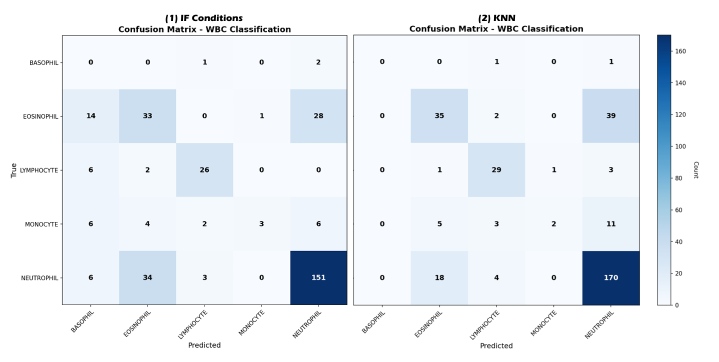
#> input picture images/confusion_matrix_wbc.png, 1438 x 724 px, given in place of the camera (shown at 1/2 size)
$ python main.py
#> lines starting #> are read from the running program, lines starting #| are printed output that depends on the picture
### gestures/capture.py
"""
File: capture.py
----------------
Goal:
    Handle all webcam-related operations.
    This file is responsible ONLY for initializing the camera and
    capturing video frames in real time.

Pipeline Stage:
    Phase 1 — Video Input & Calibration

Inputs:
    - Camera index (default = 0 for internal webcam)

Outputs:
    - Video frame (BGR image) captured from the webcam

Notes:
    - No image processing, hand detection, or gesture logic is done here.
    - This separation allows the capture module to be reused or replaced
      (e.g., video file instead of webcam) without affecting other stages.
"""


import cv2
import numpy as np


def initialize_camera(index=0):
    """
        0 here referes to default webcam
        1 - external webcam
        2 - another camer
        also a video can be added
    """

    cap = cv2.VideoCapture(index, cv2.CAP_MSMF)

    if not cap.isOpened():
        raise RuntimeError("Error: Cannot open camera")

    return cap


def get_frame(cap):
    """
        this capture a single image from camera
        ret - boolen tells if it is catpured correctly or not
        frame - the actual image captured
    """
    ret, frame = cap.read()
#> frame is the input picture: shape (724, 1438, 3); mean B, G, R 244.9, 239.2, 233.8

    if not ret:
        print("Failed to grab frame")
        return None

    frame = cv2.resize(frame, (640, 480))
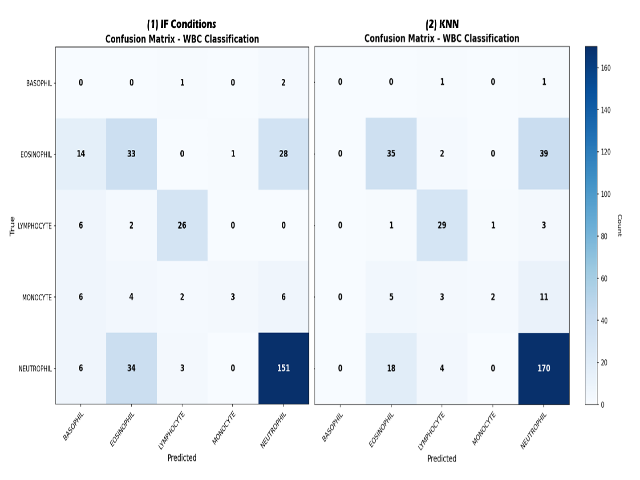
#> frame: shape (480, 640, 3); mean B, G, R 245, 239.3, 233.9
    frame = cv2.flip(frame, 1)
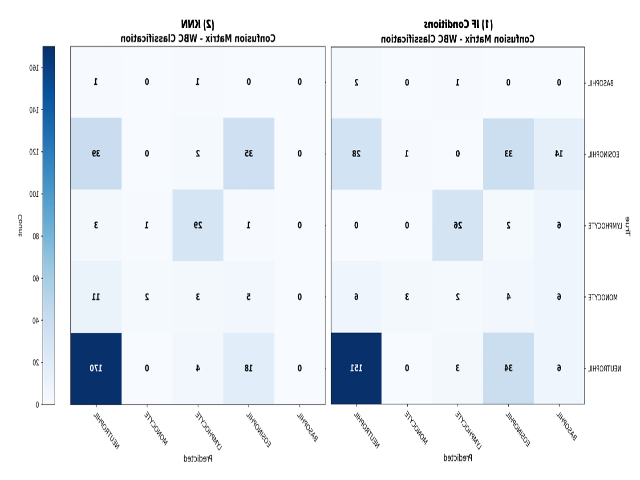
#> frame: shape (480, 640, 3); mean B, G, R 245, 239.3, 233.9
    return frame

### gestures/detect_hand.py
"""
File: detect_hand.py
--------------------
Goal:
    Detect the user's hand region in a video frame using
    color-based skin segmentation and contour detection.

Pipeline Stage:
    Phase 2 — Hand Detection

Inputs:
    - frame: A single BGR image captured from the webcam

Outputs:
    - mask: Binary image representing detected skin regions
    - hand_contour: The largest contour assumed to be the hand
      (None if no hand is detected)

Methods Used:
    - Color space conversion (BGR → YCrCb)
    - Skin color thresholding
    - Morphological operations (erosion & dilation)
    - Contour extraction

Notes:
    - This module does NOT analyze gestures or finger counts.
    - It only isolates the hand from the background.
"""
import cv2
import numpy as np

def detect_hand(frame):

    """
        Convert to YCrCb (better for skin detection)
    """
    ycrcb = cv2.cvtColor(frame, cv2.COLOR_BGR2YCrCb)
#> ycrcb: shape (480, 640, 3); mean of channels 0, 1, 2 238.3, 124.8, 131.8


    """
        Skin color range (should be reviewed)
    """
    lower = np.array([0, 131, 70])
    upper = np.array([255, 180, 145])

    """
        mask according to these thresholds
    """
    mask = cv2.inRange(ycrcb, lower, upper)
#> mask: shape (480, 640); every value is 0

    # Now we clean the image (like preprocessing)


    """
        Gaussian
        mask - image to perform filter on
        window size - image to perform filter on
        sigmaX - Standard deviation in X direction. 0 → calculated from kernel size automatically
    """
    mask = cv2.GaussianBlur(mask, (3, 3), 0)


    """
        mask - image to perform filter on
        window size - Structuring element. None → uses 3x3 default square
        Number of times erosion is applied. Higher → more shrinking
    """
    mask = cv2.erode(mask, None, iterations=2)
    mask = cv2.dilate(mask, None, iterations=4)


    """
        using canny to detect edges for the aim of seperating hand and face or any object with similar color of hand if they overlapped
    """
    # frame_gray = cv2.cvtColor(frame, cv2.COLOR_BGR2GRAY)
    # edges = cv2.Canny(frame_gray, 50, 100)
    # invert_edges = cv2.bitwise_not(edges)
    """
     anding mask with mask, only apply the AND where invert_edges != 0. else pixel = 0
    """
    # seperated_mask = cv2.bitwise_and(mask, mask, mask=invert_edges)
    # seperated_mask = cv2.erode(seperated_mask, (8, 8), iterations=2)


    """
        get contours
        cv2.RETR_EXTERNAL - Purpose: Determines which contours are retrieved.
        cv2.CHAIN_APPROX_SIMPLE - Purpose: Determines how the contour points are stored.
        CHAIN_APPROX_SIMPLE → compresses horizontal, vertical, and diagonal segments → stores only endpoints.
    """
    contours, _ = cv2.findContours(mask, cv2.RETR_EXTERNAL, cv2.CHAIN_APPROX_SIMPLE)
#> contours = []

    if not contours:
        return mask, None
    # [27 lines of commented-out code are left out]

    c = max(contours, key=cv2.contourArea)
    return mask, c

### gestures/main.py
import cv2
import os
from collections import deque
from capture import initialize_camera, get_frame
from detect_hand import detect_hand
from extract_features import extract_features
from recognize import is_hand, get_static_gesture, detect_motion

BASE_DIR = os.path.dirname(os.path.abspath(__file__))
GESTURE_FILE = os.path.join(BASE_DIR, "gesture_command.txt")

FRAME_WINDOW = 20
MIN_DISTANCE = 100
DOMINANT_AXIS_RATIO = 1.4

cap = initialize_camera(0)

# buffer to store (centroid + gesture)
motion_buffer = deque(maxlen=FRAME_WINDOW)

last_written = ""
motion_output = "UNKNOWN"  # persist last valid motion

print("Writing gesture file to:")
print(GESTURE_FILE)

while True:
    frame = get_frame(cap)
    if frame is None:
        continue

    mask, contour = detect_hand(frame)

    gesture_output = "UNKNOWN"

    if contour is not None:
        features = extract_features(contour)
        cx, cy = features['centroid']


        hand_flag = is_hand(features)
        color = (0, 255, 0) if hand_flag else (0, 0, 255)

        cv2.putText(frame, f"HAND: {hand_flag}", (10, 30),
                    cv2.FONT_HERSHEY_SIMPLEX, 0.7, color, 2)
        cv2.putText(frame, f"Area: {int(features['area'])}", (10, 60),
                    cv2.FONT_HERSHEY_SIMPLEX, 0.6, color, 2)
        cv2.putText(frame, f"Circularity: {features['circularity']:.2f}", (10, 90),
                    cv2.FONT_HERSHEY_SIMPLEX, 0.6, color, 2)
        cv2.putText(frame, f"Aspect Ratio: {features['aspect_ratio']:.2f}", (10, 120),
                    cv2.FONT_HERSHEY_SIMPLEX, 0.6, color, 2)

        # draw contour
        cv2.drawContours(frame, [contour], -1, (255, 0, 0), 2)

        # draw centroid
        cv2.circle(frame, (int(cx), int(cy)), 5, (255, 0, 0), -1)
        cv2.putText(frame, f"Centroid: ({int(cx)}, {int(cy)})", (10, 150),
                    cv2.FONT_HERSHEY_SIMPLEX, 0.6, (0, 255, 255), 2)

        if hand_flag:
            x, y, w, h = features['bounding_box']
            cv2.rectangle(frame, (x, y), (x + w, y + h), (0, 255, 0), 2)

            # static gesture
            gesture_output = get_static_gesture(features)
            cv2.putText(frame, f"Gesture: {gesture_output}", (10, 210),
                        cv2.FONT_HERSHEY_SIMPLEX, 0.7, (0, 255, 255), 2)

            # store motion data
            motion_buffer.append((cx, cy, gesture_output))

            # detect motion when buffer is full
            if len(motion_buffer) == FRAME_WINDOW:
                x1, y1, g1 = motion_buffer[0]
                x2, y2, g2 = motion_buffer[-1]

                motion, direction = detect_motion(
                    x1, y1, x2, y2,
                    g1, g2,
                    MIN_DISTANCE,
                    DOMINANT_AXIS_RATIO
                )

                if motion != "UNKNOWN_MOTION" and direction != "UNKNOWN_DIRECTION":
                    motion_output = f"{motion}_{direction}"
                    motion_buffer.clear()

            cv2.putText(frame, f"Motion: {motion_output}", (10, 250),
                        cv2.FONT_HERSHEY_SIMPLEX, 0.7, (255, 0, 255), 2)

        else:
            cv2.putText(frame, "IGNORED OBJECT", (10, 180),
                        cv2.FONT_HERSHEY_SIMPLEX, 0.6, (0, 0, 255), 2)
            motion_output = "UNKNOWN"

    else:
        motion_output = "UNKNOWN"


    combined_output = f"{gesture_output},{motion_output}"

    if combined_output != last_written:
        with open(GESTURE_FILE, "w") as f:
            f.write(combined_output)
        last_written = combined_output


    cv2.imshow("Hand Detection", frame)
    # cv2.imshow("Skin Mask", mask)

    if cv2.waitKey(1) & 0xFF == 27:  # ESC
#> (key Esc is pressed here)
        break

cap.release()
cv2.destroyAllWindows()
